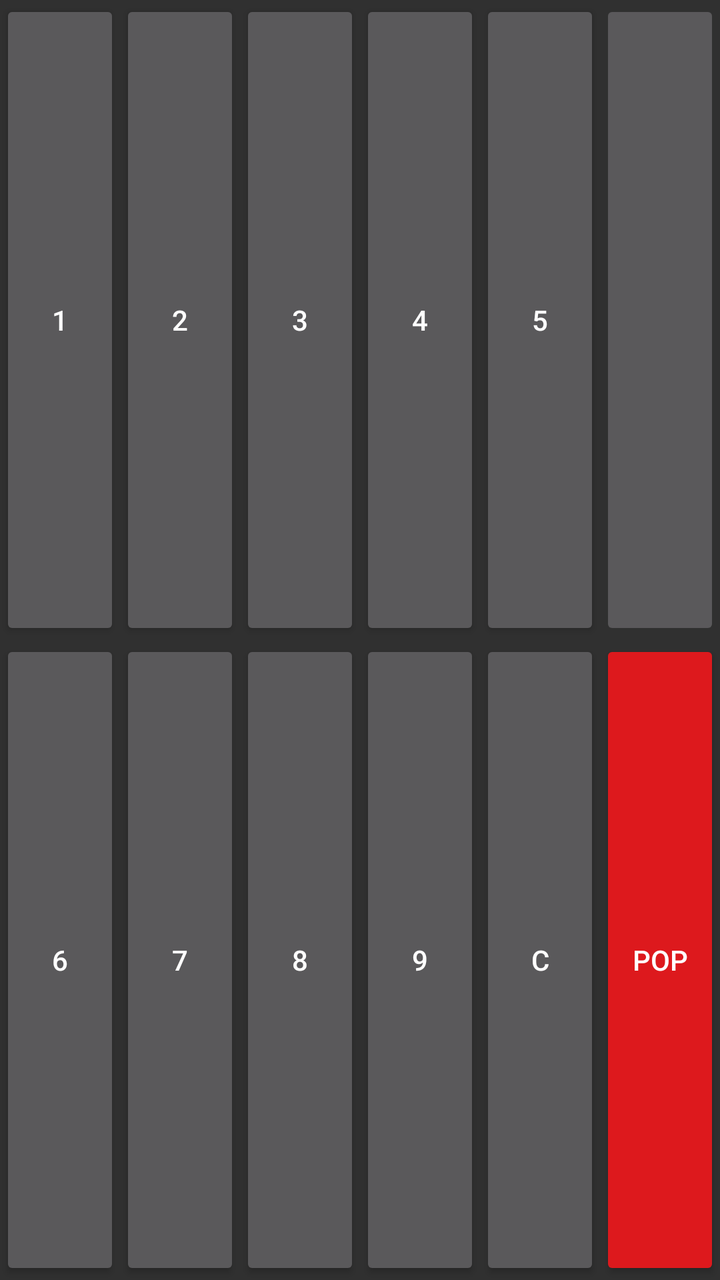
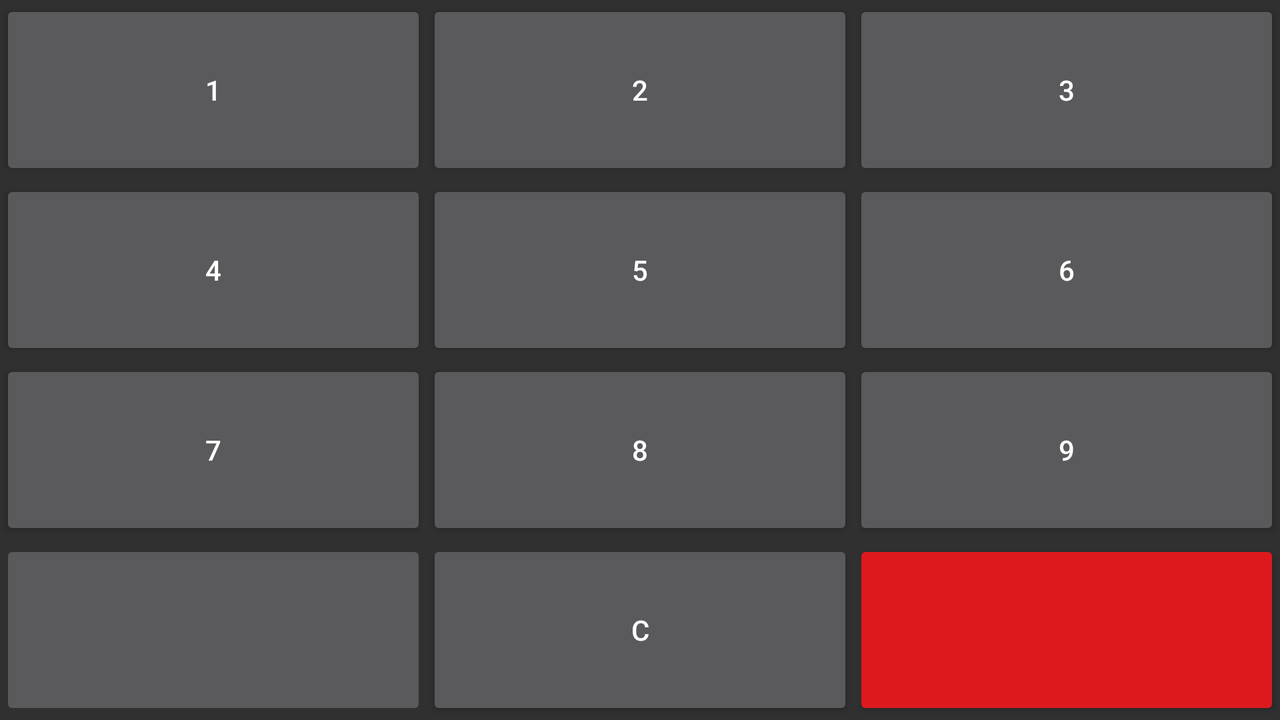

One screen, two layout resources from the same app: the default and the repository's alternative for another configuration. Each is rendered where Android would select it; the XML of both is given below.
<!-- AndroidManifest.xml: application theme Theme -->
<!-- res/layout/im_numpad.xml -->
<?xml version="1.0" encoding="utf-8"?>
<LinearLayout xmlns:android="http://schemas.android.com/apk/res/android"
    android:layout_width="fill_parent"
    android:layout_height="fill_parent"
    android:orientation="vertical">

    <LinearLayout
        android:layout_width="fill_parent"
        android:layout_height="fill_parent"
        android:layout_weight="1"
        android:orientation="horizontal">

        <Button
            android:id="@+id/button_1"
            android:layout_width="fill_parent"
            android:layout_height="fill_parent"
            android:layout_weight="1"
            android:text="1" />

        <Button
            android:id="@+id/button_2"
            android:layout_width="fill_parent"
            android:layout_height="fill_parent"
            android:layout_weight="1"
            android:text="2" />

        <Button
            android:id="@+id/button_3"
            android:layout_width="fill_parent"
            android:layout_height="fill_parent"
            android:layout_weight="1"
            android:text="3" />

        <Button
            android:id="@+id/button_4"
            android:layout_width="fill_parent"
            android:layout_height="fill_parent"
            android:layout_weight="1"
            android:text="4" />

        <Button
            android:id="@+id/button_5"
            android:layout_width="fill_parent"
            android:layout_height="fill_parent"
            android:layout_weight="1"
            android:text="5" />

        <ImageButton
            android:id="@+id/switch_num_note"
            android:layout_width="fill_parent"
            android:layout_height="fill_parent"
            android:layout_weight="1"
            android:scaleType="fitCenter" />

    </LinearLayout>

    <LinearLayout
        android:layout_width="fill_parent"
        android:layout_height="fill_parent"
        android:layout_weight="1"
        android:orientation="horizontal">

        <Button
            android:id="@+id/button_6"
            android:layout_width="fill_parent"
            android:layout_height="fill_parent"
            android:layout_weight="1"
            android:text="6" />

        <Button
            android:id="@+id/button_7"
            android:layout_width="fill_parent"
            android:layout_height="fill_parent"
            android:layout_weight="1"
            android:text="7" />

        <Button
            android:id="@+id/button_8"
            android:layout_width="fill_parent"
            android:layout_height="fill_parent"
            android:layout_weight="1"
            android:text="8" />

        <Button
            android:id="@+id/button_9"
            android:layout_width="fill_parent"
            android:layout_height="fill_parent"
            android:layout_weight="1"
            android:text="9" />

        <Button
            android:id="@+id/button_clear"
            android:layout_width="fill_parent"
            android:layout_height="fill_parent"
            android:layout_weight="1"
            android:text="C" />

        <Button
            android:id="@+id/switch_input_mode"
            android:backgroundTint="@color/red_600"
            android:layout_width="fill_parent"
            android:layout_height="fill_parent"
            android:layout_weight="1"
            android:text="POP" />

    </LinearLayout>

</LinearLayout>
<!-- resources referenced by this layout -->
<resources>
  <color name="red_600">#dd191d</color>
  <style name="Theme" parent="Theme.AppCompat" />
</resources>
<!-- res/layout-land/im_numpad.xml (the repository's variant of the layout above) -->
<!-- drawn on the phone turned sideways -->
<?xml version="1.0" encoding="utf-8"?>
<LinearLayout xmlns:android="http://schemas.android.com/apk/res/android"
    android:layout_width="fill_parent"
    android:layout_height="fill_parent"
    android:orientation="vertical">

    <LinearLayout
        android:layout_width="fill_parent"
        android:layout_height="fill_parent"
        android:layout_weight="1"
        android:orientation="horizontal">

        <Button
            android:id="@+id/button_1"
            android:layout_width="fill_parent"
            android:layout_height="fill_parent"
            android:layout_weight="1"
            android:text="1" />

        <Button
            android:id="@+id/button_2"
            android:layout_width="fill_parent"
            android:layout_height="fill_parent"
            android:layout_weight="1"
            android:text="2" />

        <Button
            android:id="@+id/button_3"
            android:layout_width="fill_parent"
            android:layout_height="fill_parent"
            android:layout_weight="1"
            android:text="3" />

    </LinearLayout>

    <LinearLayout
        android:layout_width="fill_parent"
        android:layout_height="fill_parent"
        android:layout_weight="1"
        android:orientation="horizontal">

        <Button
            android:id="@+id/button_4"
            android:layout_width="fill_parent"
            android:layout_height="fill_parent"
            android:layout_weight="1"
            android:text="4" />

        <Button
            android:id="@+id/button_5"
            android:layout_width="fill_parent"
            android:layout_height="fill_parent"
            android:layout_weight="1"
            android:text="5" />

        <Button
            android:id="@+id/button_6"
            android:layout_width="fill_parent"
            android:layout_height="fill_parent"
            android:layout_weight="1"
            android:text="6" />

    </LinearLayout>

    <LinearLayout
        android:layout_width="fill_parent"
        android:layout_height="fill_parent"
        android:layout_weight="1"
        android:orientation="horizontal">

        <Button
            android:id="@+id/button_7"
            android:layout_width="fill_parent"
            android:layout_height="fill_parent"
            android:layout_weight="1"
            android:text="7" />

        <Button
            android:id="@+id/button_8"
            android:layout_width="fill_parent"
            android:layout_height="fill_parent"
            android:layout_weight="1"
            android:text="8" />

        <Button
            android:id="@+id/button_9"
            android:layout_width="fill_parent"
            android:layout_height="fill_parent"
            android:layout_weight="1"
            android:text="9" />

    </LinearLayout>

    <LinearLayout
        android:layout_width="fill_parent"
        android:layout_height="fill_parent"
        android:layout_weight="1"
        android:orientation="horizontal">

        <ImageButton
            android:id="@+id/switch_num_note"
            android:layout_width="fill_parent"
            android:layout_height="fill_parent"
            android:layout_weight="1"
            android:scaleType="fitCenter" />

        <Button
            android:id="@+id/button_clear"
            android:layout_width="fill_parent"
            android:layout_height="fill_parent"
            android:layout_weight="1"
            android:text="C" />

        <Button
            android:id="@+id/switch_input_mode"
            android:backgroundTint="@color/red_600"
            android:layout_width="fill_parent"
            android:layout_height="fill_parent"
            android:layout_weight="1" />

    </LinearLayout>

</LinearLayout>
